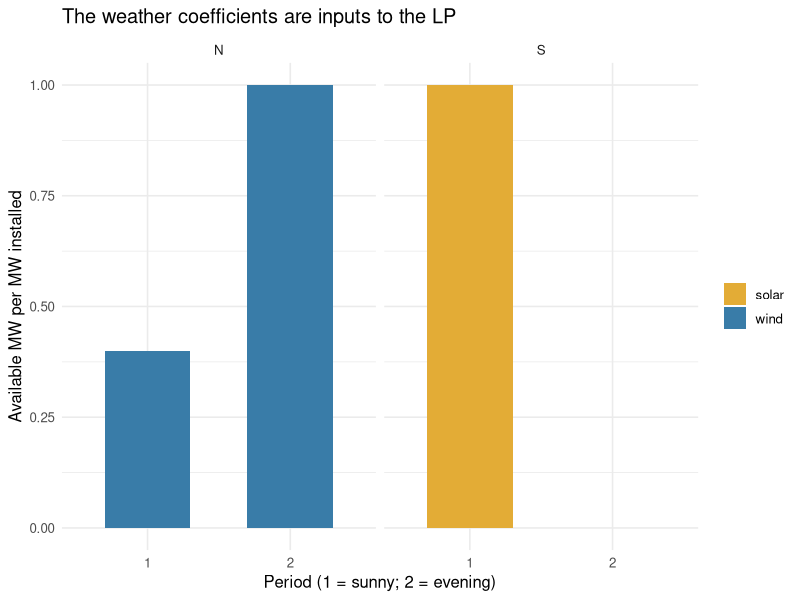
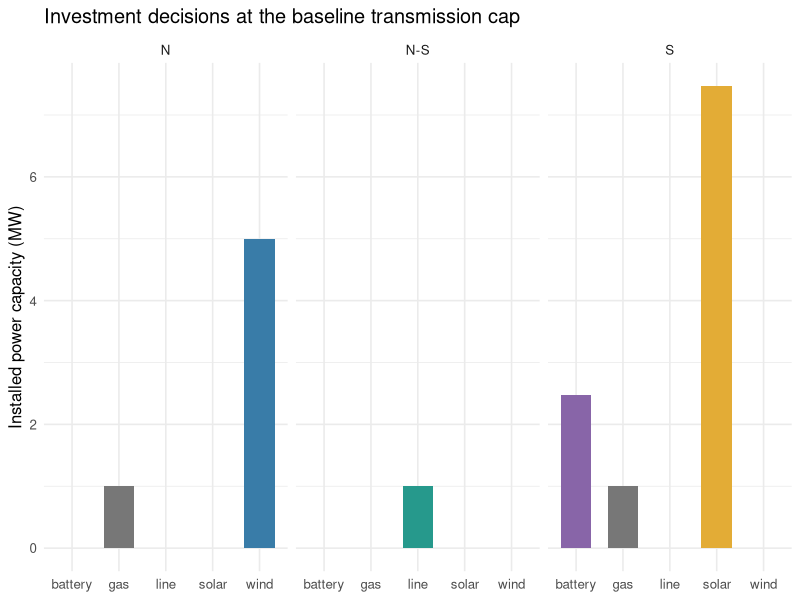
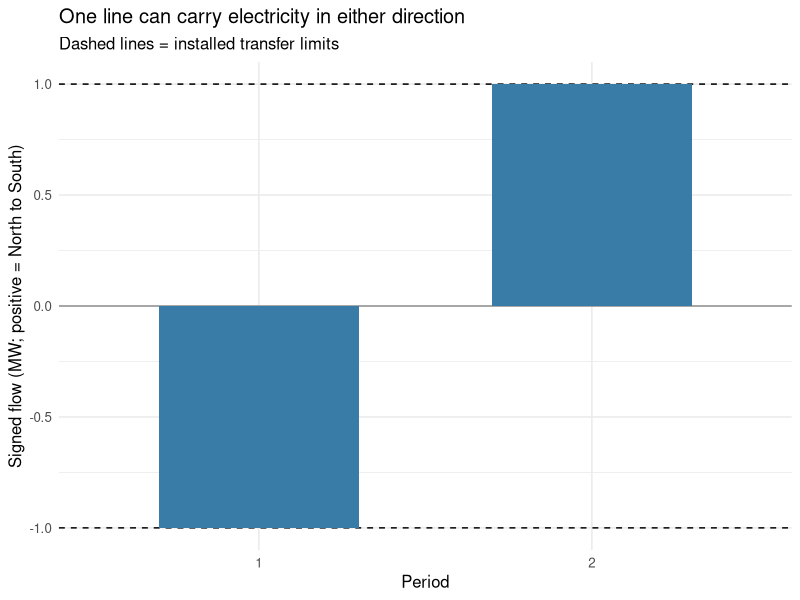
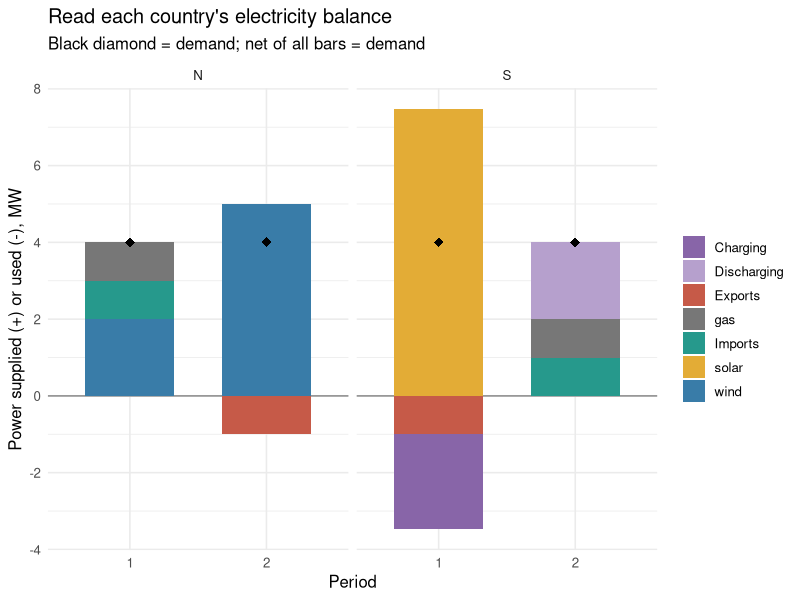
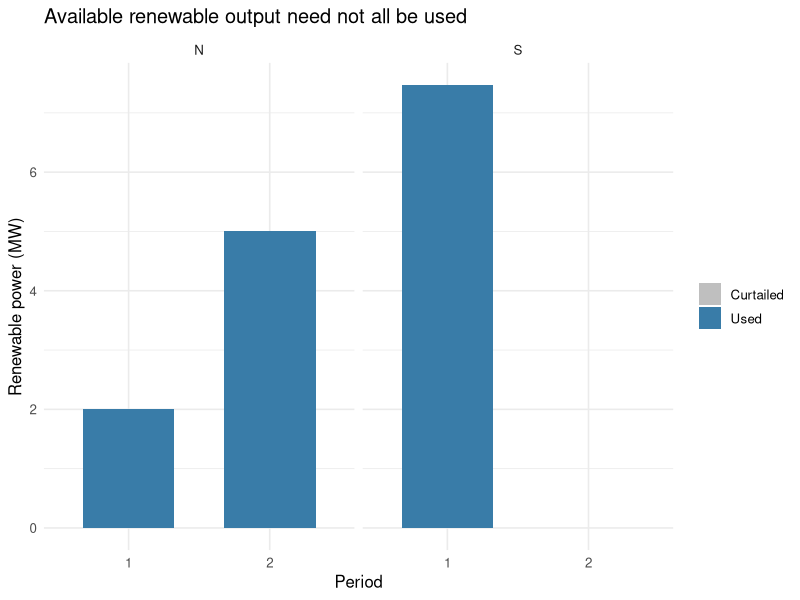
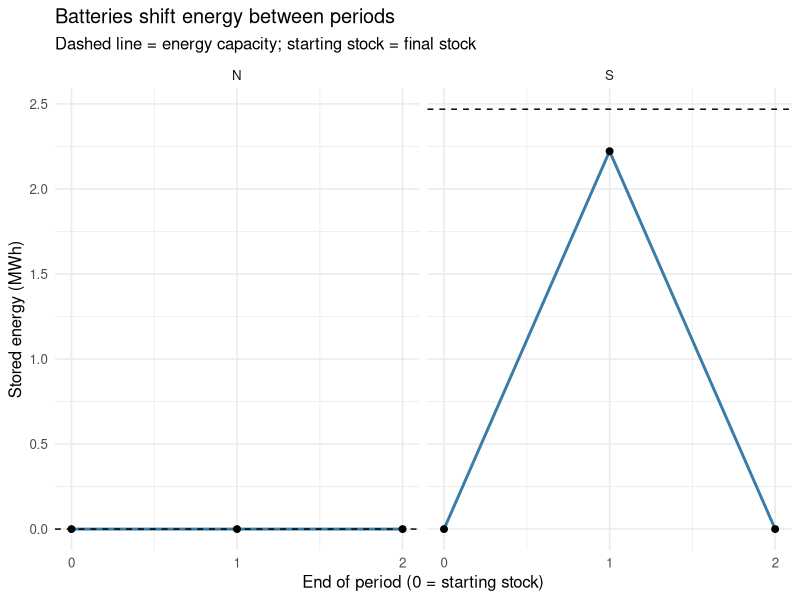
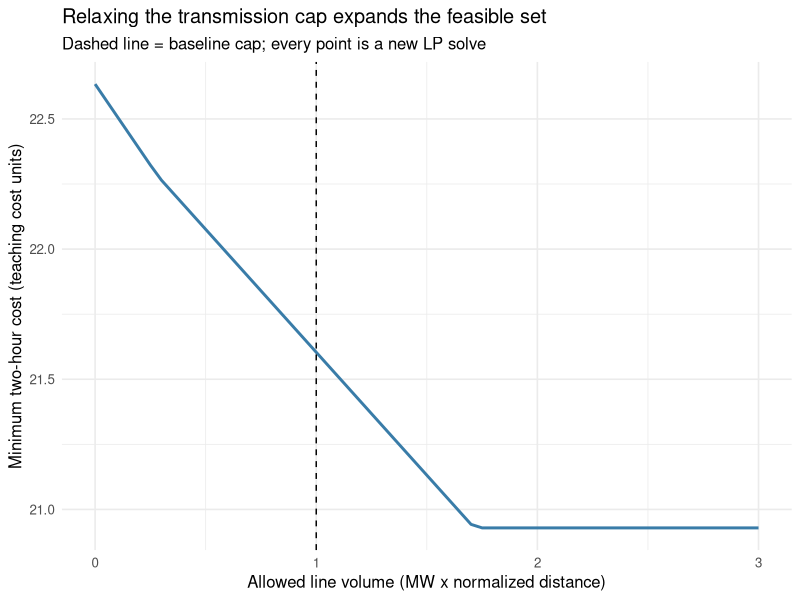
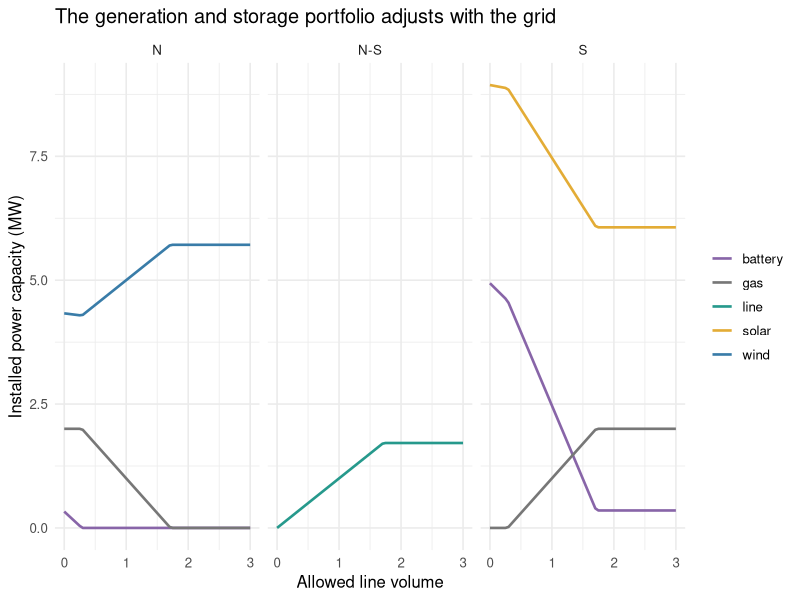

These figures' R source, in order:
## ---- chunk 1
#| label: packages
# Run once if needed:
# install.packages(c("lpSolve", "dplyr", "tidyr", "tibble", "ggplot2"))
library(lpSolve)
library(dplyr)
library(tidyr)
library(tibble)
library(ggplot2)

theme_set(theme_minimal(base_size = 12))
# Use the same technology colors across figures.
technology_colors <- c(wind = "#397CA8", solar = "#E3AC36", gas = "#777777",
                       battery = "#8865A8", line = "#26998C")
## ---- chunk 2
#| label: inputs
# Every row is one location-hour: 4 balances, not one annual balance.
demand <- tribble(
  ~location, ~period, ~demand_MW,
  "N",       1,       4,
  "N",       2,       4,
  "S",       1,       4,
  "S",       2,       4
)

# Availability is the paper's g_bar: output available per MW of capacity.
# These are coefficients, not decision variables.
renewables <- tribble(
  ~location, ~technology, ~period, ~g_bar,
  "N",       "wind",     1,       0.4,
  "N",       "wind",     2,       1.0,
  "S",       "solar",    1,       1.0,
  "S",       "solar",    2,       0.0
)

eta_1 <- 0.9                 # Battery charging efficiency
eta_2 <- 0.9                 # Battery discharging efficiency
h_max <- 1                  # One MWh of energy capacity per MW of battery
line_length <- 1            # One normalized distance unit, NOT an actual km
CAP_LV <- 1                 # Baseline: F * line_length <= 1
CAP_CO2 <- 1                # Tonnes permitted over the two hours
emissions_per_MWh <- 0.5    # e_gas / eta_gas, already per MWh of electricity
# Thus gas can supply at most 2 MWh out of 16 MWh of demand (before losses).
## ---- chunk 3
#| label: capacity-inputs
# Investment cost per MW for the modeled horizon.
# Battery cost includes its fixed one-hour energy capacity.
capacity_variables <- tribble(
  ~variable,       ~location, ~technology, ~cost,
  "G_N_wind",      "N",       "wind",      2.0,
  "G_S_solar",     "S",       "solar",     1.0,
  "G_N_gas",       "N",       "gas",       0.2,
  "G_S_gas",       "S",       "gas",       0.2,
  "G_N_battery",   "N",       "battery",   0.5,
  "G_S_battery",   "S",       "battery",   0.5,
  "F",            "N-S",     "line",      0.5
)
capacity_variables
## ---- chunk 4
#| label: weather
# Plot the exogenous weather inputs before solving anything.
# Prediction: Where might electricity move in each period?
plot_weather <- ggplot(renewables,
                       aes(factor(period), g_bar, fill = technology)) +
  geom_col(width = 0.6) +
  facet_wrap(~location) +
  scale_fill_manual(values = technology_colors) +
  labs(x = "Period (1 = sunny; 2 = evening)",
       y = "Available MW per MW installed", fill = NULL,
       title = "The weather coefficients are inputs to the LP")
print(plot_weather)
## ---- chunk 5
#| label: operating-variables
# Build a table so each matrix column has a name and an economic meaning.
# Each generator needs a dispatch decision in each of the two periods.
gas <- crossing(location = c("N", "S"), period = 1:2) |>
  mutate(technology = "gas", g_bar = 1)

generation_variables <- bind_rows(renewables, gas) |>
  mutate(variable = paste("g", location, technology, period, sep = "_"),
         capacity = paste("G", location, technology, sep = "_"),
         cost = if_else(technology == "gas", 1, 0))

# Charge and discharge are electricity entering/leaving the battery (MW).
# soc is energy INSIDE the battery at the end of each period (MWh).
storage_variables <- crossing(location = c("N", "S"), period = 1:2,
                              operation = c("charge", "discharge", "soc")) |>
  mutate(variable = if_else(operation == "soc",
                            paste("soc", location, period, sep = "_"),
                            paste("g", location, operation, period, sep = "_")),
         cost = 0)

flow_variables <- crossing(direction = c("NS", "SN"), period = 1:2) |>
  mutate(variable = paste("f", direction, period, sep = "_"), cost = 0)
## ---- chunk 6
#| label: objective
# This column order must be identical in the objective, matrix, and solution.
variables <- bind_rows(
  capacity_variables |> select(variable, cost),
  generation_variables |> select(variable, cost),
  storage_variables |> select(variable, cost),
  flow_variables |> select(variable, cost)
)
print(variables, n = Inf)
nrow(variables)              # 31 nonnegative decision variables

objective <- setNames(variables$cost, variables$variable)
objective
# Capacity costs appear once. Dispatch cost appears for each hour.
# Each period lasts one hour, so MW * 1 hour = MWh in operating costs.
## ---- chunk 7
#| label: empty-matrix
# Rows = constraints. Columns = decisions. Start with zeros, then fill entries.
# Loops below repeat transparent row-writing steps; they do not hide a solve.
balance_rows <- paste("balance", demand$location, demand$period, sep = "_")
generation_rows <- paste0("limit_", generation_variables$variable)
storage_rows <- paste0("limit_", storage_variables$variable)
stock_rows <- paste("stock", rep(c("N", "S"), each = 2), rep(1:2, 2), sep = "_")
flow_rows <- paste0("limit_", flow_variables$variable)
row_names <- c(balance_rows, generation_rows, storage_rows, stock_rows,
               flow_rows, "line_volume", "carbon")

A <- matrix(0, nrow = length(row_names), ncol = nrow(variables),
            dimnames = list(row_names, variables$variable))
constraint_direction <- setNames(rep("<=", nrow(A)), row_names)
rhs <- setNames(rep(0, nrow(A)), row_names)
## ---- chunk 8
#| label: power-balances
# 3a. Supply + discharge - charge + imports - exports = demand.
# Write all FOUR balances explicitly so students can check the flow signs.
A["balance_N_1", c("g_N_wind_1", "g_N_gas_1", "g_N_discharge_1",
                    "g_N_charge_1", "f_NS_1", "f_SN_1")] <- c(1, 1, 1, -1, -1, 1)
A["balance_N_2", c("g_N_wind_2", "g_N_gas_2", "g_N_discharge_2",
                    "g_N_charge_2", "f_NS_2", "f_SN_2")] <- c(1, 1, 1, -1, -1, 1)
A["balance_S_1", c("g_S_solar_1", "g_S_gas_1", "g_S_discharge_1",
                    "g_S_charge_1", "f_NS_1", "f_SN_1")] <- c(1, 1, 1, -1, 1, -1)
A["balance_S_2", c("g_S_solar_2", "g_S_gas_2", "g_S_discharge_2",
                    "g_S_charge_2", "f_NS_2", "f_SN_2")] <- c(1, 1, 1, -1, 1, -1)
constraint_direction[balance_rows] <- "="
rhs[balance_rows] <- demand$demand_MW
A[balance_rows, c("g_N_wind_1", "g_N_gas_1", "f_NS_1", "f_SN_1")]
## ---- chunk 9
#| label: generation-limits
# 3b. Generator output <= g_bar * G. Rearrange as g - g_bar * G <= 0.
for (i in seq_len(nrow(generation_variables))) {
  row <- generation_rows[i]
  A[row, generation_variables$variable[i]] <- 1
  A[row, generation_variables$capacity[i]] <- -generation_variables$g_bar[i]
}
A["limit_g_N_wind_1", A["limit_g_N_wind_1", ] != 0]       # g_N_wind_1 - 0.4 G_N_wind <= 0
A["limit_g_S_solar_2", A["limit_g_S_solar_2", ] != 0]      # No sunlight: g_S_solar_2 <= 0
# No upper siting limits are imposed on installed generation in this toy model.
## ---- chunk 10
#| label: storage-limits
# 3c. Battery charge/discharge <= G_battery; soc <= h_max * G_battery.
for (i in seq_len(nrow(storage_variables))) {
  row <- storage_rows[i]
  capacity <- paste("G", storage_variables$location[i], "battery", sep = "_")
  A[row, storage_variables$variable[i]] <- 1
  A[row, capacity] <- if (storage_variables$operation[i] == "soc") -h_max else -1
}
## ---- chunk 11
#| label: storage-accounting
# 3d. soc_t = soc_previous + eta_1 * charge_t - discharge_t / eta_2.
# CYCLIC boundary: soc_0 = soc_2. Thus period 1's previous stock is soc_2.
# This does not fix starting stocks to zero. It requires them to be replenished.
# Both hours are solved together, so starting stored energy is never free.
for (location in c("N", "S")) {
  for (period in 1:2) {
    previous_period <- if (period == 1) 2 else 1
    row <- paste("stock", location, period, sep = "_")
    A[row, paste("soc", location, period, sep = "_")] <- 1
    A[row, paste("soc", location, previous_period, sep = "_")] <- -1
    A[row, paste("g", location, "charge", period, sep = "_")] <- -eta_1
    A[row, paste("g", location, "discharge", period, sep = "_")] <- 1 / eta_2
  }
}
constraint_direction[stock_rows] <- "="
A[stock_rows, storage_variables$variable]
## ---- chunk 12
#| label: transmission-limits
# 3e. Each directional flow <= F.
# The physically meaningful signed flow is f_NS - f_SN.
# Counterflows can be canceled without changing any balance or objective value.
for (i in seq_len(nrow(flow_variables))) {
  A[flow_rows[i], flow_variables$variable[i]] <- 1
  A[flow_rows[i], "F"] <- -1
}
## ---- chunk 13
#| label: policy-caps
# 3f. These are the paper's two policy constraints.
A["line_volume", "F"] <- line_length
rhs["line_volume"] <- CAP_LV

gas_columns <- generation_variables |>
  filter(technology == "gas") |>
  pull(variable)
A["carbon", gas_columns] <- emissions_per_MWh
rhs["carbon"] <- CAP_CO2
## ---- chunk 14
#| label: inspect-matrix
# Inspect a readable version of A: show only the nonzero coefficients.
# In RStudio, View(constraint_terms) is useful here.
constraint_terms <- as_tibble(A, rownames = "constraint") |>
  pivot_longer(-constraint, names_to = "variable", values_to = "coefficient") |>
  filter(coefficient != 0)
constraint_terms
constraint_terms |> filter(constraint == "balance_N_1")
constraint_terms |> filter(constraint == "stock_S_1")
## ---- chunk 15
#| label: solve
# 4. Solve ONCE and inspect what the solver returned ------------------------
fit <- lp(direction = "min", objective.in = objective,
          const.mat = A, const.dir = constraint_direction, const.rhs = rhs,
          compute.sens = TRUE)
fit$status                    # 0 means an optimal solution was found
stopifnot(fit$status == 0)
fit$objval                    # Minimum cost over the two-hour horizon

solution <- variables |>
  mutate(value = fit$solution, cost_contribution = cost * value)
solution
solution |> filter(value > 1e-7)
sum(solution$cost_contribution)  # Reconstruct the objective independently
## ---- chunk 16
#| label: verify
# Check EVERY original constraint, not just the solver's status code.
lhs <- drop(A %*% fit$solution)
constraint_check <- tibble(
  constraint = row_names, direction = unname(constraint_direction),
  lhs = lhs, rhs = unname(rhs),
  # For <= rows, positive slack is unused room. Equalities should have zero gap.
  slack = rhs - lhs,
  dual = fit$duals[seq_len(nrow(A))]
)
stopifnot(all(fit$solution >= -1e-7),
          all(abs(constraint_check$slack[constraint_direction == "="]) < 1e-7),
          all(constraint_check$slack[constraint_direction == "<="] >= -1e-7),
          abs(sum(solution$cost_contribution) - fit$objval) < 1e-7)
## ---- chunk 17
#| label: check-balances
constraint_check |>
  filter(constraint %in% balance_rows) |>
  knitr::kable(digits = 3)
## ---- chunk 18
#| label: check-generators
constraint_check |>
  filter(constraint %in% generation_rows) |>
  knitr::kable(digits = 3)
## ---- chunk 19
#| label: check-battery-power
battery_power_rows <- storage_variables |>
  filter(operation != "soc") |>
  mutate(constraint = paste0("limit_", variable)) |>
  pull(constraint)

constraint_check |>
  filter(constraint %in% battery_power_rows) |>
  knitr::kable(digits = 3)
## ---- chunk 20
#| label: check-battery-energy
battery_energy_rows <- storage_variables |>
  filter(operation == "soc") |>
  mutate(constraint = paste0("limit_", variable)) |>
  pull(constraint)

constraint_check |>
  filter(constraint %in% battery_energy_rows) |>
  knitr::kable(digits = 3)
## ---- chunk 21
#| label: check-storage-accounting
constraint_check |>
  filter(constraint %in% stock_rows) |>
  knitr::kable(digits = 3)
## ---- chunk 22
#| label: check-transmission
constraint_check |>
  filter(constraint %in% flow_rows) |>
  knitr::kable(digits = 3)
## ---- chunk 23
#| label: check-policy-caps
constraint_check |>
  filter(constraint %in% c("line_volume", "carbon")) |>
  knitr::kable(digits = 3)
## ---- chunk 24
#| label: baseline-dual
# For this minimization problem a <= cap's dual is d(cost*)/d(cap), usually <= 0.
# The positive value of relaxing the cap is its NEGATIVE.
line_dual <- constraint_check |> filter(constraint == "line_volume") |> pull(dual)
mu_LV <- -line_dual
mu_LV
## ---- chunk 25
#| label: capacity-results
# 5. Plot the baseline: where does each MW come from and go? ---------------
installed <- capacity_variables |>
  left_join(solution |> select(variable, value), by = "variable")
installed

plot_capacity <- ggplot(installed, aes(technology, value, fill = technology)) +
  geom_col(width = 0.65) + facet_wrap(~location) +
  scale_fill_manual(values = technology_colors) +
  labs(x = NULL, y = "Installed power capacity (MW)",
       title = "Investment decisions at the baseline transmission cap") +
  guides(fill = "none")
print(plot_capacity)
## ---- chunk 26
#| label: operating-results
# Generator output and battery operations, with charging below zero.
generation <- generation_variables |>
  left_join(solution |> select(variable, value), by = "variable")
battery <- storage_variables |>
  left_join(solution |> select(variable, value), by = "variable")
flows <- flow_variables |>
  left_join(solution |> select(variable, value), by = "variable") |>
  select(period, direction, value) |>
  pivot_wider(names_from = direction, values_from = value) |>
  mutate(net_NS = NS - SN)  # Positive means North -> South
## ---- chunk 27
#| label: flow-plot
# The direction can reverse: the same line shares solar in period 1 and
# wind in period 2. The dashed bounds show the installed line capacity.
line_capacity <- installed |> filter(variable == "F") |> pull(value)
plot_flow <- ggplot(flows, aes(factor(period), net_NS)) +
  geom_hline(yintercept = 0, color = "grey55") +
  geom_hline(yintercept = c(-line_capacity, line_capacity), linetype = "dashed") +
  geom_col(width = 0.6, fill = "#397CA8") +
  labs(x = "Period", y = "Signed flow (MW; positive = North to South)",
       title = "One line can carry electricity in either direction",
       subtitle = "Dashed lines = installed transfer limits")
print(plot_flow)
## ---- chunk 28
#| label: balance-plot
trade <- bind_rows(
  flows |> transmute(location = "N", period, value = -net_NS),
  flows |> transmute(location = "S", period, value = net_NS)
) |> mutate(component = if_else(value >= 0, "Imports", "Exports"))

balance_plot_data <- bind_rows(
  generation |> transmute(location, period, component = technology, value),
  battery |> filter(operation != "soc") |>
    transmute(location, period,
              component = if_else(operation == "charge", "Charging", "Discharging"),
              value = if_else(operation == "charge", -value, value)),
  trade |> select(location, period, component, value)
)

# Bars above zero are supplies; bars below zero are charging and exports.
# Positive stack minus negative stack magnitude must equal the demand marker.
plot_balance <- ggplot(balance_plot_data,
                       aes(factor(period), value, fill = component)) +
  geom_hline(yintercept = 0, color = "grey55") +
  geom_col(width = 0.65) +
  geom_point(data = demand, aes(factor(period), demand_MW),
             inherit.aes = FALSE, shape = 18, size = 3) +
  facet_wrap(~location) +
  scale_fill_manual(values = c(technology_colors, Charging = "#8865A8",
                               Discharging = "#B6A0CD", Imports = "#26998C",
                               Exports = "#C65A48")) +
  labs(x = "Period", y = "Power supplied (+) or used (-), MW", fill = NULL,
       title = "Read each country's electricity balance",
       subtitle = "Black diamond = demand; net of all bars = demand")
print(plot_balance)
## ---- chunk 29
#| label: curtailment-plot
# Actual output can be below availability: this difference is curtailment.
renewable_output <- generation |> filter(technology != "gas") |>
  left_join(installed |> select(capacity = variable, G = value), by = "capacity") |>
  mutate(available = g_bar * G, curtailed = available - value)
renewable_output |> select(location, period, available, value, curtailed)

plot_curtailment <- renewable_output |>
  select(location, period, Used = value, Curtailed = curtailed) |>
  pivot_longer(c(Used, Curtailed), names_to = "component", values_to = "MW") |>
  ggplot(aes(factor(period), MW, fill = component)) +
  geom_col(width = 0.65) + facet_wrap(~location) +
  scale_fill_manual(values = c(Used = "#397CA8", Curtailed = "grey75")) +
  labs(x = "Period", y = "Renewable power (MW)", fill = NULL,
       title = "Available renewable output need not all be used")
print(plot_curtailment)
## ---- chunk 30
#| label: storage-plot
# Include time zero explicitly so students can see the cyclic boundary.
stocks <- battery |> filter(operation == "soc") |>
  select(location, period, soc = value)
stocks <- bind_rows(stocks, stocks |> filter(period == 2) |> mutate(period = 0)) |>
  arrange(location, period)
energy_capacity <- installed |> filter(technology == "battery") |>
  transmute(location, E = h_max * value)

plot_storage <- ggplot(stocks, aes(period, soc)) +
  geom_line(color = "#397CA8", linewidth = 1) + geom_point(size = 2) +
  geom_hline(data = energy_capacity, aes(yintercept = E), linetype = "dashed") +
  facet_wrap(~location) + scale_x_continuous(breaks = 0:2) +
  labs(x = "End of period (0 = starting stock)", y = "Stored energy (MWh)",
       title = "Batteries shift energy between periods",
       subtitle = "Dashed line = energy capacity; starting stock = final stock")
print(plot_storage)
## ---- chunk 31
#| label: energy-check
# Storage must use more electricity in charging than it returns in discharge.
# This independent energy accounting also checks that imports cancel globally.
energy_totals <- battery |> filter(operation != "soc") |>
  group_by(operation) |> summarise(MWh = sum(value), .groups = "drop")
energy_totals
storage_loss <- sum(battery$value[battery$operation == "charge"]) -
  sum(battery$value[battery$operation == "discharge"])
stopifnot(abs(sum(generation$value) - sum(demand$demand_MW) - storage_loss) < 1e-7)
## ---- chunk 32
#| label: scenario-sweep
# 6. Change ONE right-hand side: the transmission-volume cap ---------------
# Stop first: predict the sign of the cost change. What can the model rebuild?
# Every capacity and dispatch variable is re-optimized, just as in the paper.
# A visible loop replaces a custom solve_model() function.
cap_grid <- seq(0, 3, by = 0.05)
scenario_rows <- list()
scenario_choices <- list()

for (i in seq_along(cap_grid)) {
  scenario_rhs <- rhs
  scenario_rhs["line_volume"] <- cap_grid[i]

  scenario_fit <- lp(direction = "min", objective.in = objective,
                     const.mat = A, const.dir = constraint_direction,
                     const.rhs = scenario_rhs, compute.sens = TRUE)
  stopifnot(scenario_fit$status == 0)

  # Check feasibility using the SAME A and the new right-hand side.
  scenario_gap <- scenario_rhs - drop(A %*% scenario_fit$solution)
  stopifnot(all(abs(scenario_gap[constraint_direction == "="]) < 1e-7),
            all(scenario_gap[constraint_direction == "<="] >= -1e-7))

  scenario_rows[[i]] <- tibble(
    CAP_LV = cap_grid[i], total_cost = scenario_fit$objval,
    mu_LV = -scenario_fit$duals[match("line_volume", row_names)]
  )
  scenario_choices[[i]] <- tibble(CAP_LV = cap_grid[i],
                                 variable = variables$variable,
                                 value = scenario_fit$solution)
}
scenarios <- bind_rows(scenario_rows)
choices <- bind_rows(scenario_choices)
scenarios |> filter(CAP_LV %in% c(0, 1, 2, 3))

# A relaxed UPPER bound cannot increase minimum cost: the old plan is feasible.
stopifnot(all(diff(scenarios$total_cost) <= 1e-7))
## ---- chunk 33
#| label: cost-plot
plot_cost <- ggplot(scenarios, aes(CAP_LV, total_cost)) +
  geom_line(color = "#397CA8", linewidth = 1) +
  geom_vline(xintercept = CAP_LV, linetype = "dashed") +
  labs(x = "Allowed line volume (MW x normalized distance)",
       y = "Minimum two-hour cost (teaching cost units)",
       title = "Relaxing the transmission cap expands the feasible set",
       subtitle = "Dashed line = baseline cap; every point is a new LP solve")
print(plot_cost)
## ---- chunk 34
#| label: investment-plot
capacity_path <- choices |>
  inner_join(capacity_variables |> select(variable, location, technology), by = "variable")
plot_investment <- ggplot(capacity_path, aes(CAP_LV, value, color = technology)) +
  geom_line(linewidth = 0.9) + facet_wrap(~location) +
  scale_color_manual(values = technology_colors) +
  labs(x = "Allowed line volume", y = "Installed power capacity (MW)", color = NULL,
       title = "The generation and storage portfolio adjusts with the grid")
print(plot_investment)
## ---- chunk 35
#| label: shadow-plot
plot_shadow <- ggplot(scenarios, aes(CAP_LV, mu_LV)) +
  geom_point(size = 1.4, color = "#397CA8") +
  labs(x = "Allowed line volume", y = "Marginal cost saving per extra line-volume unit",
       title = "A shadow price is a local value",
       subtitle = "At LP corners, the marginal value may not be unique")
print(plot_shadow)
## ---- chunk 36
#| label: finite-difference
# 7. Verify one shadow price with a small, explicit re-solve ----------------
# Choose a point away from a kink after looking at plot_cost/plot_shadow.
# Keep this separate from the scenario loop so every step is visible.
check_cap <- 0.55
small_change <- 0.0001
rhs_before <- rhs
rhs_before["line_volume"] <- check_cap
fit_before <- lp("min", objective, A, constraint_direction, rhs_before,
                 compute.sens = TRUE)

rhs_after <- rhs_before
rhs_after["line_volume"] <- check_cap + small_change
fit_after <- lp("min", objective, A, constraint_direction, rhs_after)
stopifnot(fit_before$status == 0, fit_after$status == 0)

marginal_saving_from_dual <- -fit_before$duals[match("line_volume", row_names)]
marginal_saving_from_resolve <- (fit_before$objval - fit_after$objval) / small_change
shadow_check <- tibble(
  method = c("Negative of cap dual", "Small relaxation and re-solve"),
  marginal_saving = c(marginal_saving_from_dual, marginal_saving_from_resolve)
)
shadow_check
stopifnot(abs(marginal_saving_from_dual - marginal_saving_from_resolve) < 1e-5)
## ---- chunk 37
#| label: total-saving
# Compare total savings with a single marginal value. They are different objects.
scenarios |> summarise(no_trade_cost = first(total_cost),
                       expanded_grid_cost = last(total_cost),
                       total_saving = first(total_cost) - last(total_cost))
# Do NOT multiply one shadow price by a large change in the cap unless you
# have checked that the same slope remains valid throughout that interval.
